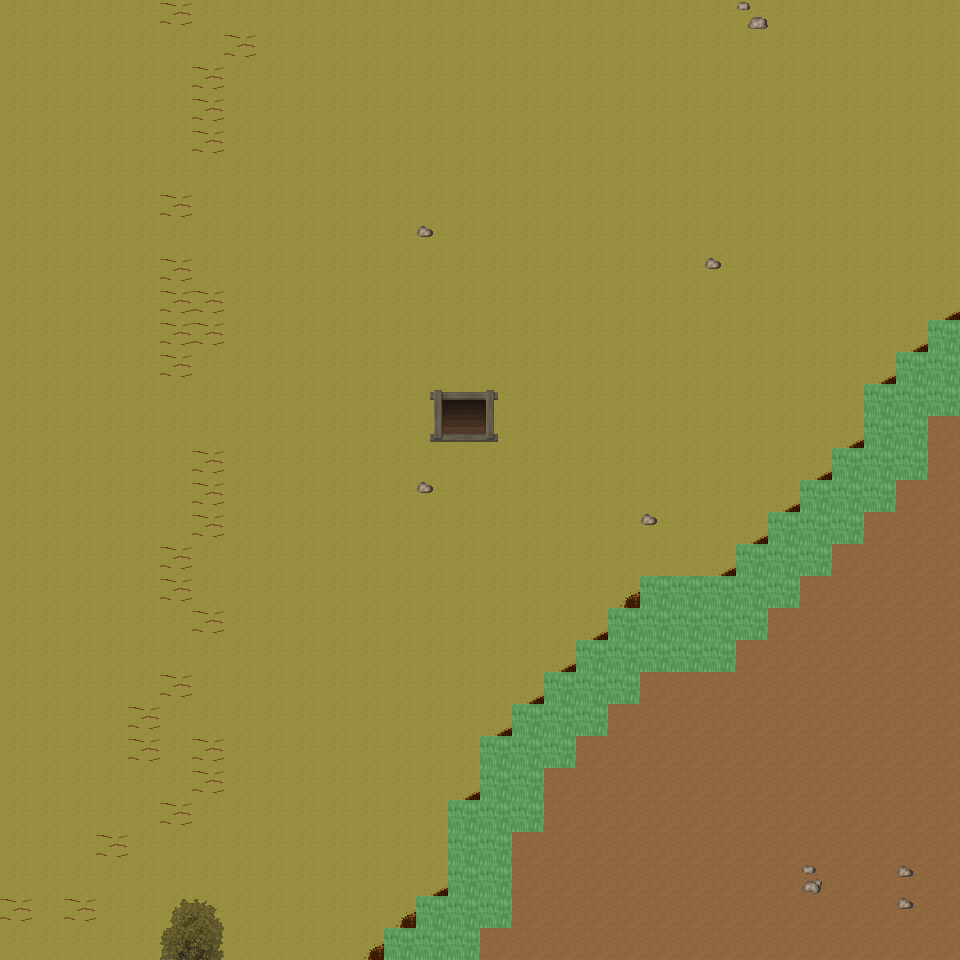

Rendered tile map (Tiled .tmx) drawn with the repository's tilesets; below, a short description and the map source with its tile grids summarised:
An orthogonal 30x30 tile map with 32x32 px tiles, 6 tile layers (Ground, Object, Object2, Above, ...), 23 tilesets and 6 objects (6x mapExit).

<map version="1.0" orientation="orthogonal" renderorder="right-down" width="30" height="30" tilewidth="32" tileheight="32" nextobjectid="7">
  <tileset firstgid="1" name="tileset_ground_ground" tilewidth="32" tileheight="32" tilecount="33" columns="3">
    <image source="../drawable/tileset_ground_ground.png" width="96" height="352" />
  </tileset>
  <tileset firstgid="34" name="tileset_ground_water_pool" tilewidth="32" tileheight="32" tilecount="72" columns="3">
    <image source="../drawable/tileset_ground_water_pool.png" width="96" height="768" />
  </tileset>
  <tileset firstgid="106" name="tileset_ground_ridge_earth_dark" tilewidth="32" tileheight="32" tilecount="96" columns="12">
    <image source="../drawable/tileset_ground_ridge_earth_dark.png" width="384" height="256" />
  </tileset>
  <tileset firstgid="202" name="tileset_ground_ridge_earth_pale" tilewidth="32" tileheight="32" tilecount="96" columns="12">
    <image source="../drawable/tileset_ground_ridge_earth_pale.png" width="384" height="256" />
  </tileset>
  <tileset firstgid="298" name="tileset_ground_grass_edges" tilewidth="32" tileheight="32" tilecount="36" columns="12">
    <image source="../drawable/tileset_ground_grass_edges.png" width="384" height="96" />
  </tileset>
  <tileset firstgid="334" name="tileset_ground_grass_corners" tilewidth="32" tileheight="32" tilecount="24" columns="6">
    <image source="../drawable/tileset_ground_grass_corners.png" width="192" height="128" />
  </tileset>
  <tileset firstgid="358" name="tileset_ground_earth_edges" tilewidth="32" tileheight="32" tilecount="18" columns="6">
    <image source="../drawable/tileset_ground_earth_edges.png" width="192" height="96" />
  </tileset>
  <tileset firstgid="376" name="tileset_ground_rock_pebbles" tilewidth="32" tileheight="32" tilecount="3" columns="1">
    <image source="../drawable/tileset_ground_rock_pebbles.png" width="32" height="96" />
  </tileset>
  <tileset firstgid="379" name="tileset_ground_ladder_steps" tilewidth="32" tileheight="32" tilecount="6" columns="3">
    <image source="../drawable/tileset_ground_ladder_steps.png" width="96" height="64" />
  </tileset>
  <tileset firstgid="385" name="tileset_plant_grasses" tilewidth="32" tileheight="32" tilecount="6" columns="3">
    <image source="../drawable/tileset_plant_grasses.png" width="96" height="64" />
  </tileset>
  <tileset firstgid="391" name="tileset_plant_flower_daisy_red" tilewidth="32" tileheight="32" tilecount="8" columns="2">
    <image source="../drawable/tileset_plant_flower_daisy_red.png" width="64" height="128" />
  </tileset>
  <tileset firstgid="399" name="tileset_plant_flower_daisy_yellow" tilewidth="32" tileheight="32" tilecount="8" columns="2">
    <image source="../drawable/tileset_plant_flower_daisy_yellow.png" width="64" height="128" />
  </tileset>
  <tileset firstgid="407" name="tileset_plant_flower_daisy_blue" tilewidth="32" tileheight="32" tilecount="8" columns="2">
    <image source="../drawable/tileset_plant_flower_daisy_blue.png" width="64" height="128" />
  </tileset>
  <tileset firstgid="415" name="tileset_item_corpse_huge_animal" tilewidth="32" tileheight="32" tilecount="16" columns="2">
    <image source="../drawable/tileset_item_corpse_huge_animal.png" width="64" height="256" />
  </tileset>
  <tileset firstgid="431" name="tileset_item_pot_dark_barrel" tilewidth="32" tileheight="32" tilecount="2" columns="1">
    <image source="../drawable/tileset_item_pot_dark_barrel.png" width="32" height="64" />
  </tileset>
  <tileset firstgid="433" name="tileset_item_statue_green_stone" tilewidth="32" tileheight="32" tilecount="12" columns="4">
    <image source="../drawable/tileset_item_statue_green_stone.png" width="128" height="96" />
  </tileset>
  <tileset firstgid="445" name="tileset_logic_creature_orc" tilewidth="32" tileheight="32" tilecount="6" columns="6">
    <image source="../drawable/tileset_logic_creature_orc.png" width="192" height="32" />
  </tileset>
  <tileset firstgid="451" name="tileset_logic_creature_animal" tilewidth="32" tileheight="32" tilecount="32" columns="8">
    <image source="../drawable/tileset_logic_creature_animal.png" width="256" height="128" />
  </tileset>
  <tileset firstgid="483" name="tileset_logic_portal" tilewidth="32" tileheight="32" tilecount="24" columns="8">
    <image source="../drawable/tileset_logic_portal.png" width="256" height="96" />
  </tileset>
  <tileset firstgid="507" name="tileset_logic_collision" tilewidth="32" tileheight="32" tilecount="1" columns="1">
    <image source="../drawable/tileset_logic_collision.png" width="32" height="32" />
  </tileset>
  <tileset firstgid="508" name="tileset_plant_tree_spruce" tilewidth="32" tileheight="32" tilecount="6" columns="2">
    <image source="../drawable/tileset_plant_tree_spruce.png" width="64" height="96" />
  </tileset>
  <tileset firstgid="514" name="tileset_plant_tree_taller_trees" tilewidth="32" tileheight="32" tilecount="32" columns="8">
    <image source="../drawable/tileset_plant_tree_taller_trees.png" width="256" height="128" />
  </tileset>
  <tileset firstgid="546" name="tileset_plant_bush_bush_mult_colored" tilewidth="32" tileheight="32" tilecount="6" columns="3">
    <image source="../drawable/tileset_plant_bush_bush_mult_colored.png" width="96" height="64" />
  </tileset>
  <layer name="Ground" width="30" height="30">
    <data>[900 cells, 900 non-empty, 2 distinct tile ids]</data>
  </layer>
  <layer name="Object" width="30" height="30">
    <data>[900 cells, 114 non-empty, 23 distinct tile ids]</data>
  </layer>
  <layer name="Object2" width="30" height="30">
    <data>[900 cells, 3 non-empty, 2 distinct tile ids]</data>
  </layer>
  <layer name="Above" width="30" height="30">
    <data>[900 cells, 4 non-empty, 4 distinct tile ids]</data>
  </layer>
  <layer name="Above2" width="30" height="30">
    <data>[900 cells, 0 non-empty, 0 distinct tile ids]</data>
  </layer>
  <layer name="Walkable" width="30" height="30">
    <data>[900 cells, 59 non-empty, 1 distinct tile ids]</data>
  </layer>
  <objectgroup name="MapEvents">
    <object id="1" name="north" type="mapExit" x="0" y="0" width="960" height="32">
      <properties>
        <property name="map" value="level_0_x70_y76" />
        <property name="x" value="0" />
        <property name="y" value="28" />
      </properties>
    </object>
    <object id="2" name="south" type="mapExit" x="0" y="928" width="384" height="32">
      <properties>
        <property name="map" value="level_0_x70_y78" />
        <property name="x" value="0" />
        <property name="y" value="1" />
      </properties>
    </object>
    <object id="3" name="south2" type="mapExit" x="480" y="928" width="480" height="32">
      <properties>
        <property name="map" value="level_0_x70_y78" />
        <property name="x" value="15" />
        <property name="y" value="1" />
      </properties>
    </object>
    <object id="4" name="west" type="mapExit" x="0" y="0" width="32" height="960">
      <properties>
        <property name="map" value="level_0_x69_y77" />
        <property name="x" value="28" />
        <property name="y" value="0" />
      </properties>
    </object>
    <object id="5" name="east" type="mapExit" x="928" y="0" width="32" height="320">
      <properties>
        <property name="map" value="level_0_x71_y77" />
        <property name="x" value="1" />
        <property name="y" value="0" />
      </properties>
    </object>
    <object id="6" name="east2" type="mapExit" x="928" y="416" width="32" height="544">
      <properties>
        <property name="map" value="level_0_x71_y77" />
        <property name="x" value="1" />
        <property name="y" value="13" />
      </properties>
    </object>
  </objectgroup>
</map>
